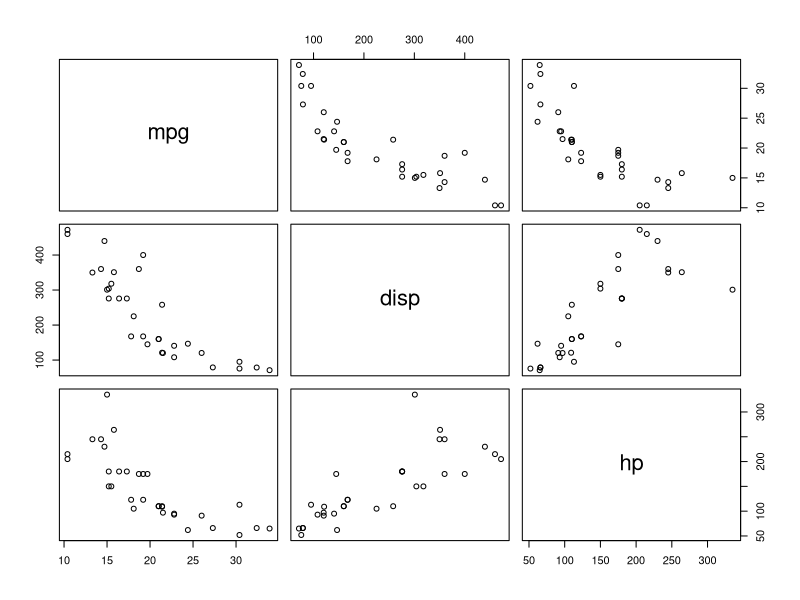
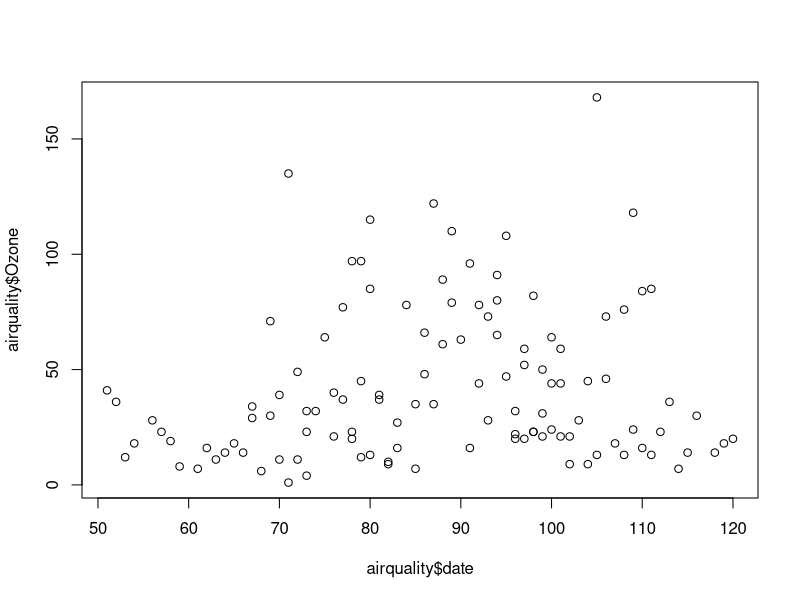
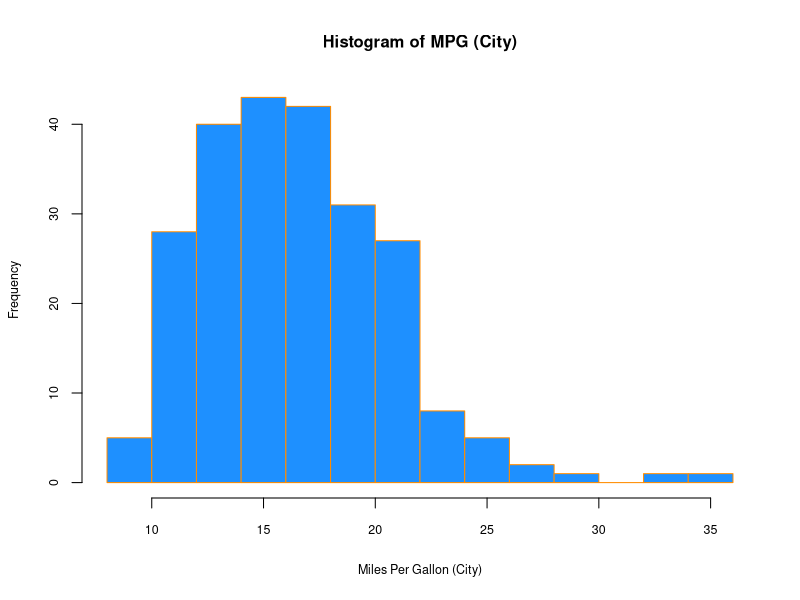
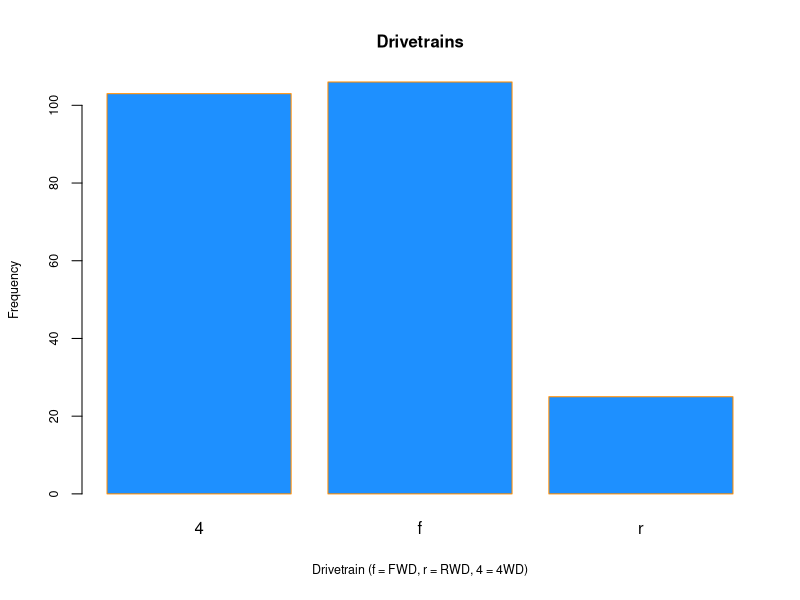
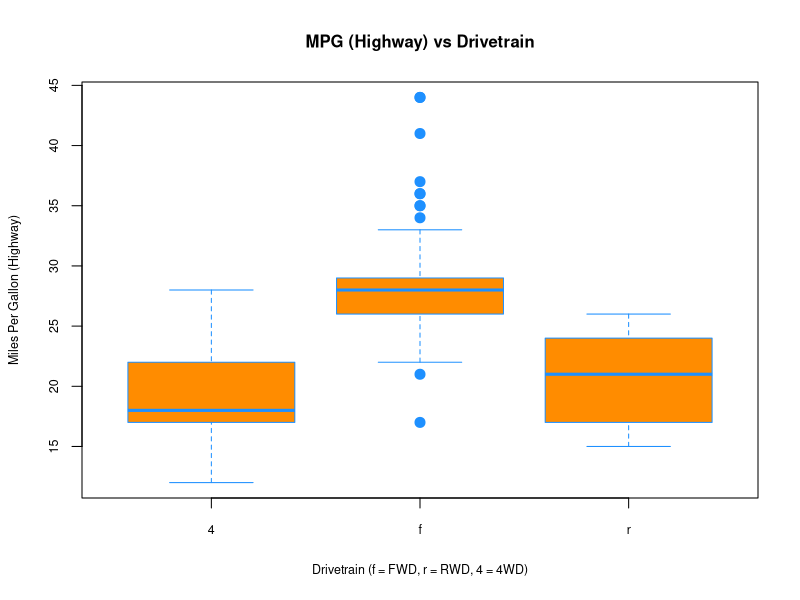
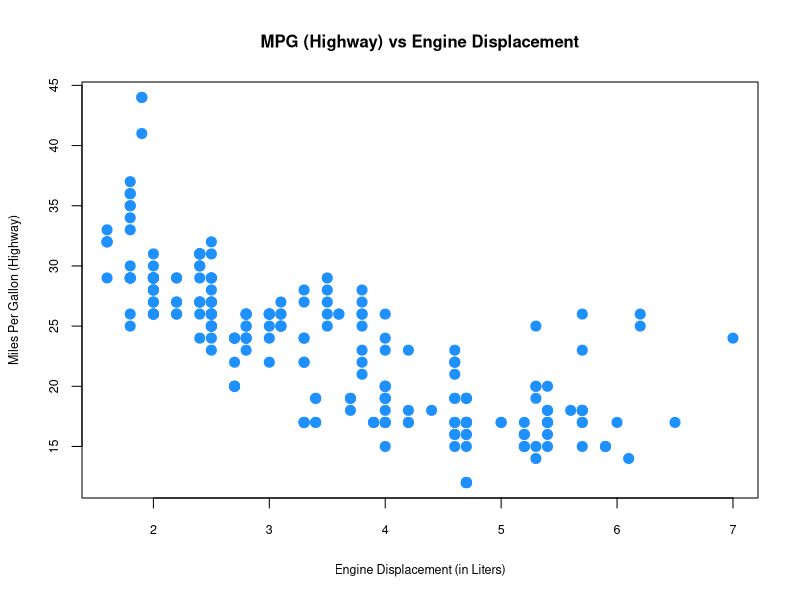
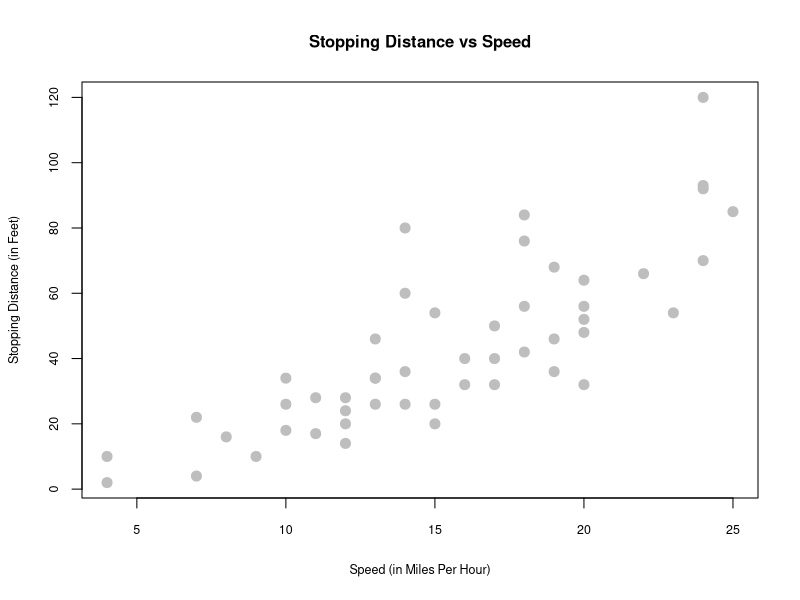
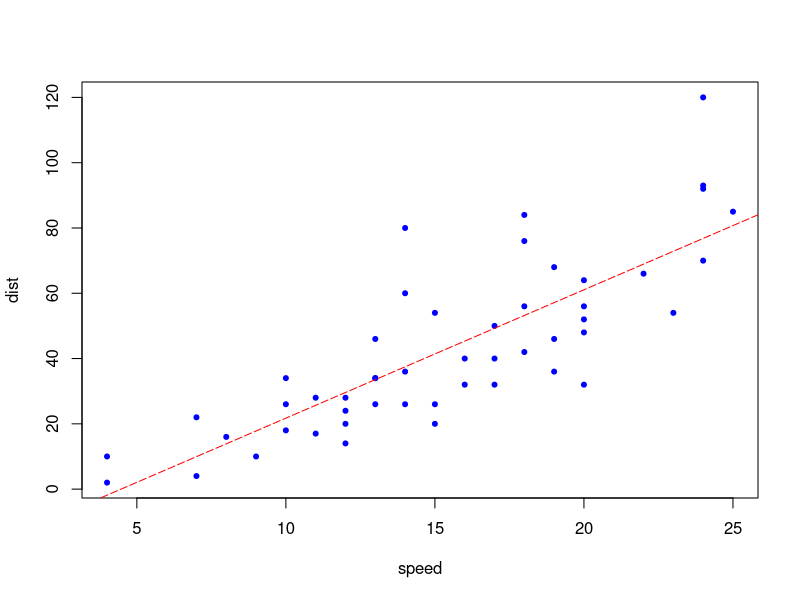

The R source for these figures, in order:
## ---- chunk 1
library(datasets)

head(mtcars)
str(mtcars)
summary(mtcars)
plot(mtcars[,c(1, 3, 4)])
## ---- chunk 2
head(airquality)
str(airquality)
summary(airquality)
## ---- chunk 3
airquality$date <- airquality$Month*10+airquality$Day
plot(airquality$date, airquality$Ozone)
## ---- chunk 4
library(lubridate)
# get current system date
Sys.Date() 

# get current system time
Sys.time()

#lubridate
now()
dates <- c("2022-07-11", "2012-04-19", "2017-03-08")

# extract years from dates
year(dates)

# extract months from dates
month(dates)

# extract days from dates
mday(dates)
## ---- chunk 5
library(foreign)
library(plm)
data("EmplUK", package="plm")
#data("Produc", package="plm")
#data("Grunfeld", package="plm")
#data("Wages", package="plm")

head(EmplUK, 15)

length(unique(EmplUK$firm))
table(EmplUK$year)
## ---- chunk 6
library(ggplot2)
head(mpg, n=20L)
summary(mpg)
## ---- chunk 7
hist(mpg$cty, xlab = "Miles Per Gallon (City)",
     main = "Histogram of MPG (City)", breaks = 12,
     col = "dodgerblue",cex.main=1, cex.lab=.75, cex.axis=0.75,
     border = "darkorange")
## ---- chunk 8
barplot(table(mpg$drv), 
        xlab = "Drivetrain (f = FWD, r = RWD, 4 = 4WD)", ylab = "Frequency",
        main = "Drivetrains",
        col = "dodgerblue",cex.main=1, cex.lab=.75, cex.axis=0.75,
        border = "darkorange")
## ---- chunk 9
boxplot(hwy ~ drv, data = mpg,
        xlab = "Drivetrain (f = FWD, r = RWD, 4 = 4WD)",
        ylab = "Miles Per Gallon (Highway)",
        main = "MPG (Highway) vs Drivetrain",
        pch = 20, cex =2,cex.main=1, cex.lab=.75, cex.axis=0.75,
        col = "darkorange", border = "dodgerblue")
## ---- chunk 10
plot(hwy ~ displ, data = mpg,
     xlab = "Engine Displacement (in Liters)",
     ylab = "Miles Per Gallon (Highway)",
     main = "MPG (Highway) vs Engine Displacement",
     pch = 20, cex = 2, cex.main=1, cex.lab=.75, cex.axis=0.75,
     col = "dodgerblue")
## ---- chunk 11
dnorm(x = 4, mean = 2, sd = 5)
## ---- chunk 12
pnorm(q = 4, mean = 2, sd = 5)
## ---- chunk 13
qnorm(p = 0.975, mean = 2, sd = 5)
## ---- chunk 14
rnorm(n = 10, mean = 2, sd = 5)
## ---- chunk 15
str(cars)
summary(cars)
## ---- chunk 16
carsDF <- cars
colnames(carsDF) <- c("speed", "dist")
## ---- chunk 17
plot(dist ~ speed, data = carsDF,
     xlab = "Speed (in Miles Per Hour)",
     ylab = "Stopping Distance (in Feet)",
     main = "Stopping Distance vs Speed",
     pch = 20, cex = 2,cex.main=1,
     cex.lab=.75, cex.axis=0.75, col = "grey")
## ---- chunk 18
model <- lm(dist ~ speed, data = carsDF)
b <- coef(model)
plot(carsDF, col = "blue", pch = 20)
abline(b, col = "red", lty = 5)
## ---- chunk 19
x <- carsDF$speed
y <- carsDF$dist
Sxy <- sum((x - mean(x)) * (y - mean(y)))
Sxx = sum((x - mean(x)) ^ 2) #Here to show, "=" would work as well
Syy <- sum((y - mean(y)) ^ 2)

beta_1 <- Sxy / Sxx
beta_0 <- mean(y) - beta_1 * mean(x)
c(beta_0, beta_1)
## ---- chunk 20
model <- lm(dist ~ speed, data = carsDF)
model
## ---- chunk 21
x <- carsDF$speed
y <- carsDF$dist

beta_1 <- sum(x*y) / sum(x^2)
beta_1

model <- lm(dist ~ speed - 1, data = carsDF)
model

## ---- chunk 22
head(mtcars)
str(mtcars)
## ---- chunk 23
mpg_model = lm(mpg ~ wt + hp, data = mtcars)
coef(mpg_model)
## ---- chunk 24
dnorm(0, mean = 1, sd = 2)
dnorm(1, mean = 1, sd = 2)
## ---- chunk 25
x <- seq(from=-10,to=+22,length.out=100)
pdfs <- dnorm(x, mean = 1, sd=2)
plot(x,pdfs)
## ---- chunk 26
x <- rnorm(1000, 2, 7)
## ---- chunk 27
pdfs1 <- dnorm(x, mean = 1, sd=2)
pdfs2 <- dnorm(x, mean = 5, sd=7)
pdfs3 <- dnorm(x, mean = 2, sd=7)
par(mfrow=c(1,3))
plot(x,pdfs1)
plot(x,pdfs2)
plot(x,pdfs2)
## ---- chunk 28
#Let's create a sample of normal variables
set.seed(2019)
x <- rnorm(100)
# And the likelihood fo these x's is
prod(dnorm(x))
## ---- chunk 29
#Here is our function f(x)
fn <- function(prmt){
  sum(0.5*(x - prmt[1])^2/prmt[2] + 0.5*log(prmt[2]))
}

#We have two packages nlm() and optim() to solve it
#We arbitrarily pick starting points for the parameters
sol1 <- nlm(fn, prmt <- c(1,2), hessian=TRUE)
sol2 <- optim(prmt <- c(0,1), fn, hessian=TRUE)
sol1
sol2
## ---- chunk 30
#mean
mean(x)
#sd
sum((x-mean(x))^2 )/length(x)
## ---- chunk 31
# population (1 million x's)
pop_x <- rnorm(1000000, mean = 5, sd = 1)

# Random Sampling
n <- 200 # number of x's in each sample
mcn <- 1000 # number of samples in the simulation

samp <- matrix(0, nrow = n, ncol = mcn) # a Container: matrix by 200 x 1000
for(i in 1: mcn){
  samp[,i] <- sample(pop_x, n, replace = TRUE)
}

xbar <- colMeans(samp) # We calculate the column means
mu <- mean(xbar) # the mean of xbars
round(mu, 2)

hist(xbar, breaks=20)
## ---- chunk 32
# load the AER package
library(AER)

# load the data set
data(CASchools)
str(CASchools)

# define variables
CASchools$STR <- CASchools$students/CASchools$teachers       
CASchools$score <- (CASchools$read + CASchools$math)/2
## ---- chunk 33
# estimate both regressions
model1 <- lm(score ~ STR, data = CASchools) # Underfitted model
model2 <- lm(score ~ STR + english, data = CASchools) # True model

model1
model2
## ---- chunk 34
cov(CASchools$STR, CASchools$english)/var(CASchools$STR)*model2$coefficients[3]
## ---- chunk 35
# Simple OLS
model_ols <- lm(dist ~ speed, data = carsDF)
b <- coef(model_ols)

# A complex model
model_cmpx <- smooth.spline(carsDF$speed, carsDF$dist, df=19)

plot(carsDF, col = "blue", pch = 20)
abline(b, col = "red", lty = 5)
lines(model_cmpx,col='green', lwd=2)
## ---- chunk 36
# Let create data
set.seed(1)
X <- seq(from = 0, to = 20, by = 0.1)
dgm <- 500 + 20*X - 90*sin(X) #This is our DGM
y = dgm + rnorm(length(X), mean = 10, sd = 100) #This is our DGP
data = data.frame(y,X)

plot(X, y, col='deepskyblue4',
     xlab='X', main='Observed data & DGM')
lines(X, dgm, col='firebrick1', lwd=2)
## ---- chunk 37
# linear model
model1 <- lm(y ~ X)
plot(X, y, col='deepskyblue4', xlab='X', main='Linear')
abline(lm(y ~ X, col = "blue"))

# Polynomial model (there is an easier way!)
model2 <- lm(y ~ X + I(X^2) + I(X^3) + I(X^4) +  I(X^5) + I(X^6) + I(X^7) + I(X^8)
             + I(X^9) + I(X^10) + I(X^11) + I(X^12) + I(X^13) + I(X^14)
             + I(X^15) + I(X^16) + I(X^17) + I(X^18), data=data)
plot(X, y, col= 'deepskyblue4', xlab='X', main='Polynomial')
lines(X, fitted(model2), col='firebrick1', lwd=2)

#Nonparametric Model
model3 <- smooth.spline(X,y,df=200)
plot(X,y,col='deepskyblue4',xlab='X',main='Spline')
lines(model3,col='firebrick1', lwd=2)
## ---- chunk 38
# Let create a function for RMSPE
rmse = function(actual, predicted) {
  sqrt(mean((actual - predicted) ^ 2))
}
## ---- chunk 39
# Predicted values by the 3 models using the "seen" data
predicted1<- fitted(model1)
predicted2<- fitted(model2)
predicted3<- predict(model3, X)
## ---- chunk 40
# RMSPE's calculated using the "seen" data
# Note that the actual y is the same for all models
rmse1_s <- rmse(predicted1, y)
rmse2_s <- rmse(predicted2, y)
rmse3_s <- rmse(predicted3$y, y)
seen <- c("RMSPE for model1 (linear)" = rmse1_s, "RMSPE for model2 (polynomial)" = rmse2_s,
          "RMSPE for model3 (nonparametric)" = rmse3_s )
seen
## ---- chunk 41
# Here is the "unseen" using the same X's as in the "seen" data.

set.seed(2)
# So the only difference is the random error
y2 = dgm + rnorm(length(X), mean = 10, sd = 100) 
plot(X, y2,col='deepskyblue4',xlab='X',main='The "Unseen" 2nd Sample')
## ---- chunk 42
rmse1_us <- rmse(predicted1, y2)
rmse2_us<- rmse(predicted2, y2)
rmse3_us <- rmse(predicted3$y, y2)
unseen <- c("RMSPE for model1 (linear)" = rmse1_us,
            "RMSPE for model2 (polynomial)" = rmse2_us,
            "RMSPE for model3 (nonparametric)" = rmse3_us)
unseen
## ---- chunk 43
table <- matrix(NA, 2, 3)
row.names(table) <- c("Seen-data", "Unseen-data")
colnames(table) <- c("Linear", "Polynomial", "Spline")
table[1,1] <- seen[1]
table[1,2] <- seen[2]
table[1,3] <- seen[3]
table[2,1] <- unseen[1]
table[2,2] <- unseen[2]
table[2,3] <- unseen[3]
table
